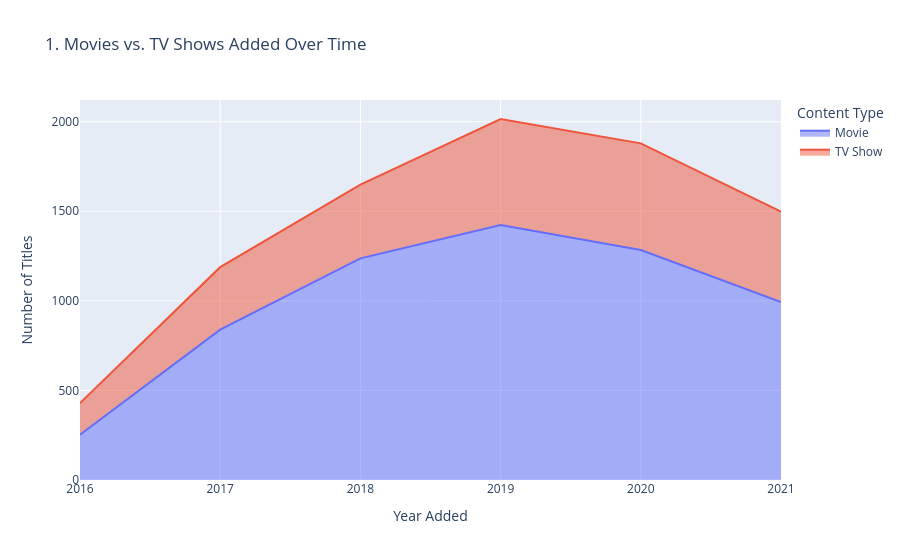

The cell this chart's notebook holds for it:
### Markdown cell above
## Visualization 1: Movies vs. TV Shows Over Time
**Research question:** How has the number of movies and TV shows added to Netflix changed over time?

**Visual mapping:** This is a stacked area chart. The horizontal position is the year a title was added. The height of each colored band is the number of titles added that year. Color separates movies from TV shows. Stacking makes the total additions and the split between the two types visible in one view. Ali et al. (2025) used a line graph for the rise in additions from 2014 to 2020. This chart keeps that time comparison and adds content type as a second field.

**Scope:** Years before 2016 have few titles (24 in 2014 and 82 in 2015, against 429 in 2016). The chart below, and the default dashboard slider, start at 2016 so the trend is easier to read. Earlier rows stay in the dataset.

**Findings:** From 2016 through 2021, movies account for more additions than TV shows in every year. Both types peak in 2019 and then decline. That rise matches Ali et al., who found a large increase in additions from 2014 to 2020. The drop after 2019 is a drop in titles added per year, not a count of titles removed from Netflix.

### Code cell
def create_chart_1(data):
    counts = (
        data.dropna(subset=["year_added"])
        .groupby(["year_added", "type"])
        .size()
        .reset_index(name="count")
    )

    fig = px.area(
        counts,
        x="year_added",
        y="count",
        color="type",
        title="1. Movies vs. TV Shows Added Over Time",
        labels={
            "year_added": "Year Added",
            "count": "Number of Titles",
            "type": "Content Type"
        }
    )

    return fig

added = df.dropna(subset=["year_added"])
added = added[added["year_added"].between(2016, 2021)]
fig = create_chart_1(added)
fig.show()

### Figure 1 — Plotly figure (JSON) as saved in the notebook; plotly's stock layout.template omitted (floating-point values rounded to 4 significant figures)
{"data": [{"fillpattern": {"shape": ""}, "hovertemplate": "Content Type=Movie<br>Year Added=%{x}<br>Number of Titles=%{y}<extra></extra>", "legendgroup": "Movie", "line": {"color": "#636efa"}, "marker": {"symbol": "circle"}, "mode": "lines", "name": "Movie", "orientation": "v", "showlegend": true, "stackgroup": "1", "type": "scatter", "x": [2016.0, 2017.0, 2018.0, 2019.0, 2020.0, 2021.0], "xaxis": "x", "y": [253, 839, 1237, 1423, 1284, 993], "yaxis": "y"}, {"fillpattern": {"shape": ""}, "hovertemplate": "Content Type=TV Show<br>Year Added=%{x}<br>Number of Titles=%{y}<extra></extra>", "legendgroup": "TV Show", "line": {"color": "#EF553B"}, "marker": {"symbol": "circle"}, "mode": "lines", "name": "TV Show", "orientation": "v", "showlegend": true, "stackgroup": "1", "type": "scatter", "x": [2016.0, 2017.0, 2018.0, 2019.0, 2020.0, 2021.0], "xaxis": "x", "y": [176, 349, 412, 592, 595, 505], "yaxis": "y"}], "layout": {"legend": {"title": {"text": "Content Type"}, "tracegroupgap": 0}, "title": {"text": "1. Movies vs. TV Shows Added Over Time"}, "xaxis": {"anchor": "y", "domain": [0, 1], "title": {"text": "Year Added"}}, "yaxis": {"anchor": "x", "domain": [0, 1], "title": {"text": "Number of Titles"}}}}
